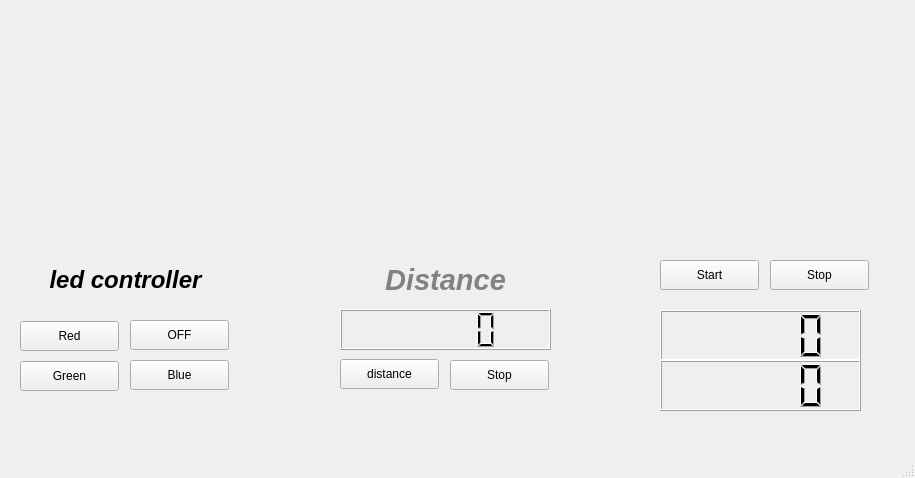
<?xml version="1.0" encoding="UTF-8"?>
<ui version="4.0">
 <class>MainWindow</class>
 <widget class="QMainWindow" name="MainWindow">
  <property name="geometry">
   <rect>
    <x>0</x>
    <y>0</y>
    <width>915</width>
    <height>478</height>
   </rect>
  </property>
  <property name="windowTitle">
   <string>MainWindow</string>
  </property>
  <widget class="QWidget" name="centralwidget">
   <widget class="QPushButton" name="btnRed">
    <property name="geometry">
     <rect>
      <x>20</x>
      <y>321</y>
      <width>99</width>
      <height>30</height>
     </rect>
    </property>
    <property name="text">
     <string>Red</string>
    </property>
   </widget>
   <widget class="QPushButton" name="btnGreen">
    <property name="geometry">
     <rect>
      <x>20</x>
      <y>361</y>
      <width>99</width>
      <height>30</height>
     </rect>
    </property>
    <property name="text">
     <string>Green</string>
    </property>
   </widget>
   <widget class="QPushButton" name="btnBlue">
    <property name="geometry">
     <rect>
      <x>130</x>
      <y>360</y>
      <width>99</width>
      <height>30</height>
     </rect>
    </property>
    <property name="text">
     <string>Blue</string>
    </property>
   </widget>
   <widget class="QPushButton" name="btnLedOff">
    <property name="geometry">
     <rect>
      <x>130</x>
      <y>320</y>
      <width>99</width>
      <height>30</height>
     </rect>
    </property>
    <property name="text">
     <string>OFF</string>
    </property>
   </widget>
   <widget class="QPushButton" name="btnDistance">
    <property name="geometry">
     <rect>
      <x>340</x>
      <y>359</y>
      <width>99</width>
      <height>30</height>
     </rect>
    </property>
    <property name="text">
     <string>distance</string>
    </property>
   </widget>
   <widget class="QPushButton" name="btnStop">
    <property name="geometry">
     <rect>
      <x>450</x>
      <y>360</y>
      <width>99</width>
      <height>30</height>
     </rect>
    </property>
    <property name="text">
     <string>Stop</string>
    </property>
   </widget>
   <widget class="QLCDNumber" name="lcdNumber">
    <property name="geometry">
     <rect>
      <x>340</x>
      <y>309</y>
      <width>211</width>
      <height>41</height>
     </rect>
    </property>
   </widget>
   <widget class="QLabel" name="labelLED">
    <property name="geometry">
     <rect>
      <x>30</x>
      <y>260</y>
      <width>191</width>
      <height>41</height>
     </rect>
    </property>
    <property name="contextMenuPolicy">
     <enum>Qt::DefaultContextMenu</enum>
    </property>
    <property name="text">
     <string>&lt;html&gt;&lt;head/&gt;&lt;body&gt;&lt;p align=&quot;center&quot;&gt;&lt;span style=&quot; font-size:18pt; font-weight:600; font-style:italic;&quot;&gt;led controller&lt;/span&gt;&lt;/p&gt;&lt;/body&gt;&lt;/html&gt;</string>
    </property>
   </widget>
   <widget class="QLabel" name="labelDistance">
    <property name="geometry">
     <rect>
      <x>340</x>
      <y>260</y>
      <width>211</width>
      <height>41</height>
     </rect>
    </property>
    <property name="text">
     <string>&lt;html&gt;&lt;head/&gt;&lt;body&gt;&lt;p align=&quot;center&quot;&gt;&lt;span style=&quot; font-size:22pt; font-weight:600; font-style:italic; color:#828282;&quot;&gt;Distance&lt;/span&gt;&lt;/p&gt;&lt;/body&gt;&lt;/html&gt;</string>
    </property>
   </widget>
   <widget class="QPushButton" name="btnStartDht">
    <property name="geometry">
     <rect>
      <x>660</x>
      <y>260</y>
      <width>99</width>
      <height>30</height>
     </rect>
    </property>
    <property name="text">
     <string>Start</string>
    </property>
   </widget>
   <widget class="QPushButton" name="btnStopDht">
    <property name="geometry">
     <rect>
      <x>770</x>
      <y>260</y>
      <width>99</width>
      <height>30</height>
     </rect>
    </property>
    <property name="text">
     <string>Stop</string>
    </property>
   </widget>
   <widget class="QLabel" name="label">
    <property name="geometry">
     <rect>
      <x>610</x>
      <y>10</y>
      <width>241</width>
      <height>221</height>
     </rect>
    </property>
    <property name="text">
     <string/>
    </property>
    <property name="pixmap">
     <pixmap>img/free-icon-temperature-3815449.png</pixmap>
    </property>
    <property name="scaledContents">
     <bool>true</bool>
    </property>
   </widget>
   <widget class="QLabel" name="label_2">
    <property name="geometry">
     <rect>
      <x>40</x>
      <y>30</y>
      <width>201</width>
      <height>211</height>
     </rect>
    </property>
    <property name="text">
     <string/>
    </property>
    <property name="pixmap">
     <pixmap>img/free-icon-rgb-5433006.png</pixmap>
    </property>
    <property name="scaledContents">
     <bool>true</bool>
    </property>
   </widget>
   <widget class="QLabel" name="label_3">
    <property name="geometry">
     <rect>
      <x>320</x>
      <y>30</y>
      <width>241</width>
      <height>211</height>
     </rect>
    </property>
    <property name="text">
     <string/>
    </property>
    <property name="pixmap">
     <pixmap>img/free-icon-ultrasonic-sensor-11298720.png</pixmap>
    </property>
    <property name="scaledContents">
     <bool>true</bool>
    </property>
   </widget>
   <widget class="QLCDNumber" name="lcdTemperature">
    <property name="geometry">
     <rect>
      <x>660</x>
      <y>310</y>
      <width>201</width>
      <height>51</height>
     </rect>
    </property>
   </widget>
   <widget class="QLCDNumber" name="lcdHumidity">
    <property name="geometry">
     <rect>
      <x>660</x>
      <y>360</y>
      <width>201</width>
      <height>51</height>
     </rect>
    </property>
   </widget>
  </widget>
  <widget class="QMenuBar" name="menubar">
   <property name="geometry">
    <rect>
     <x>0</x>
     <y>0</y>
     <width>915</width>
     <height>28</height>
    </rect>
   </property>
  </widget>
  <widget class="QStatusBar" name="statusbar"/>
 </widget>
 <resources/>
 <connections/>
</ui>
